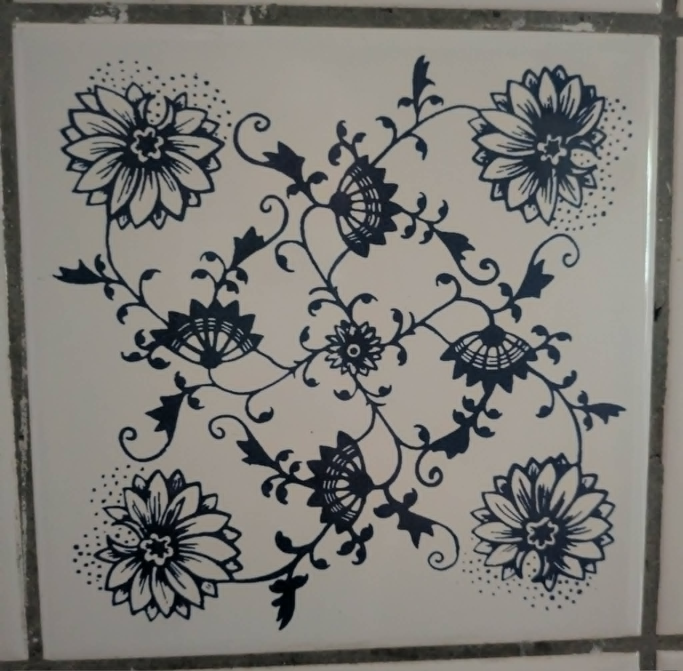
#> input picture data/tile_single.jpg, 2048 x 2012 px, found by its file name (shown at 1/3 size)
$ python trace.py
#> lines starting #> are read from the running program, lines starting #| are printed output that depends on the picture; after the words box and inside, x2 and y2 are one past the last pixel; in counts of white or black regions, pixels touching at a corner belong together
"""Turn the photographed tile into strokes.

Threshold the ink, thin it to a one-pixel skeleton (Zhang-Suen), then walk the
skeleton into polylines, breaking at junctions. These polylines are what the
pen draws; fitting Beziers to them is a later refinement, not needed to see it
move.
"""
import json
import numpy as np
from PIL import Image

TILE = "data/tile_single.jpg"
CENTRE, HALF = (1054, 1038), 880          # from src/symmetry.py
N = 700


def ink_mask(path=TILE, n=N, pct=28.0):
#> called with path = 'data/tile_single.jpg', n = 700, pct = 28
    A = np.asarray(Image.open(path).convert("L"), dtype=np.float64)
    cx, cy = CENTRE
    sub = A[cy - HALF:cy + HALF, cx - HALF:cx + HALF]
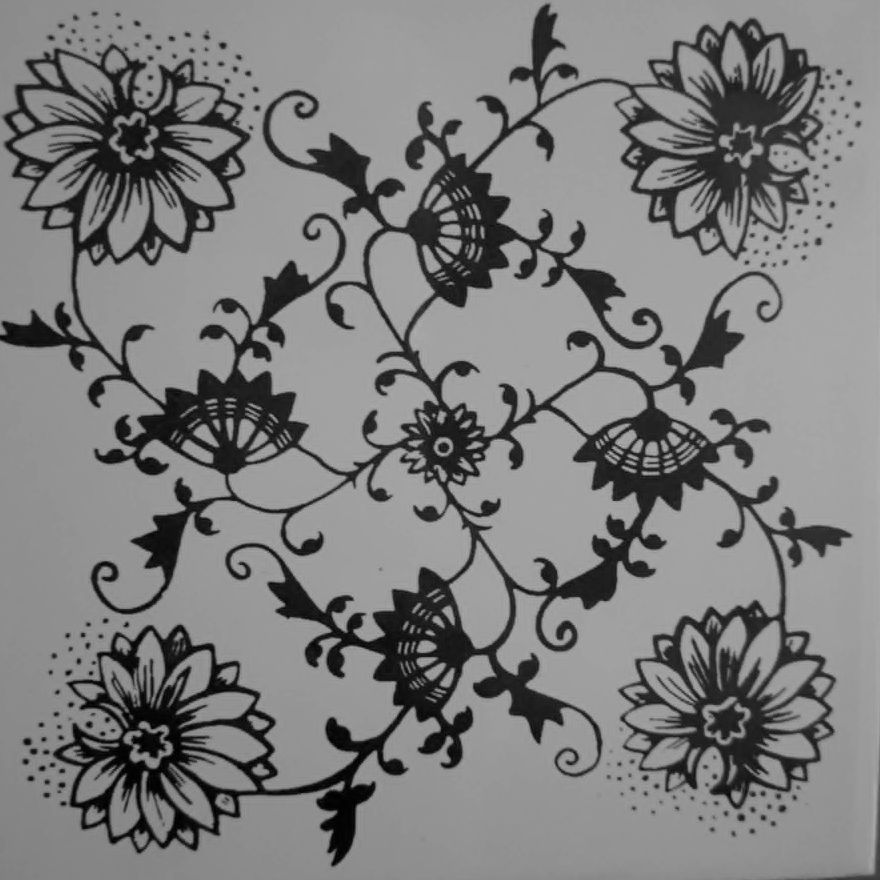
#> sub: shape (1760, 1760) float64 (shown at 1/2 size); min 0, max 198, mean 125.4
    sub = np.asarray(Image.fromarray(sub).resize((n, n), Image.BILINEAR), float)
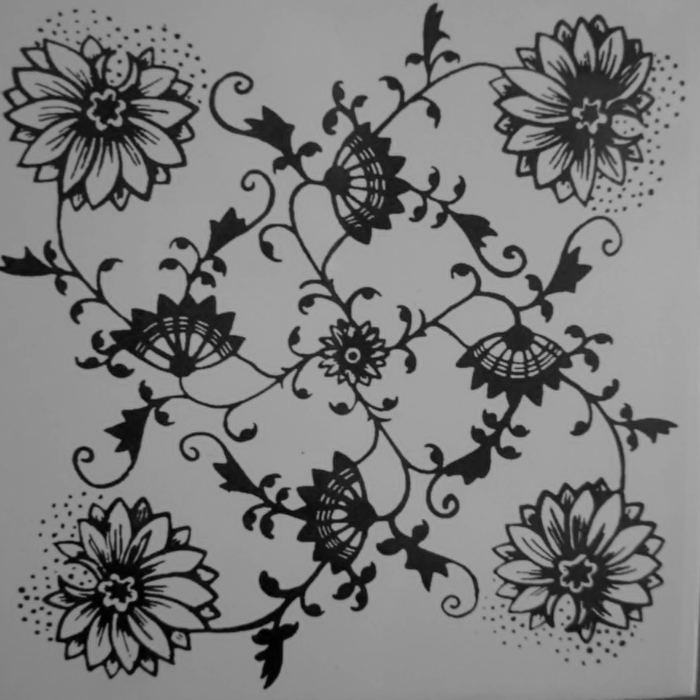
#> sub: shape (700, 700) float64; min 0.825, max 173.2, mean 125.4
    # the photo has a lighting gradient; flatten it before thresholding
    yy, xx = np.mgrid[0:n, 0:n] / n
    Aq = np.stack([np.ones_like(xx).ravel(), xx.ravel(), yy.ravel(),
                   (xx * yy).ravel(), (xx ** 2).ravel(), (yy ** 2).ravel()], 1)
    coef, *_ = np.linalg.lstsq(Aq, sub.ravel(), rcond=None)
#> coef = [126.6, -13.56, -14.71, 8.02, 31.29, 1.55]
    flat = sub - (Aq @ coef).reshape(n, n)
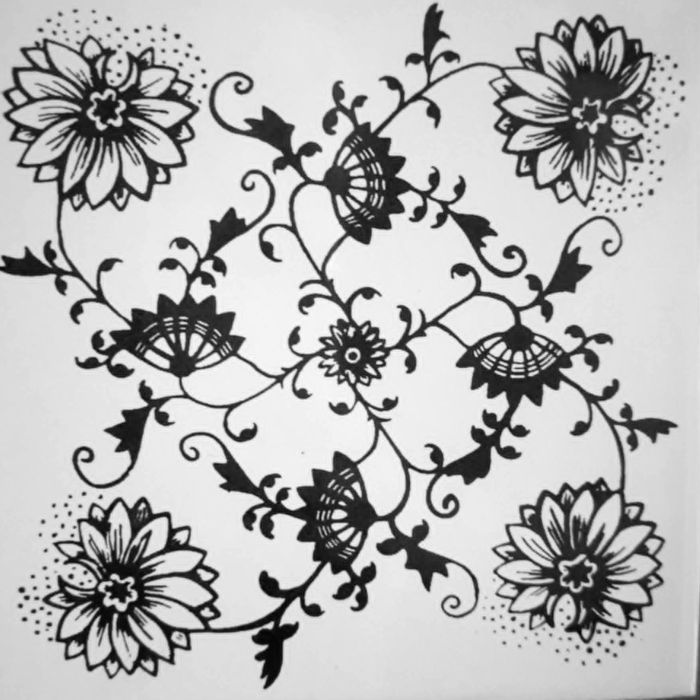
#> flat: shape (700, 700) float64; min -119.5, max 48.15, mean 0; drawn with min black and max white
    return flat < np.percentile(flat, pct)
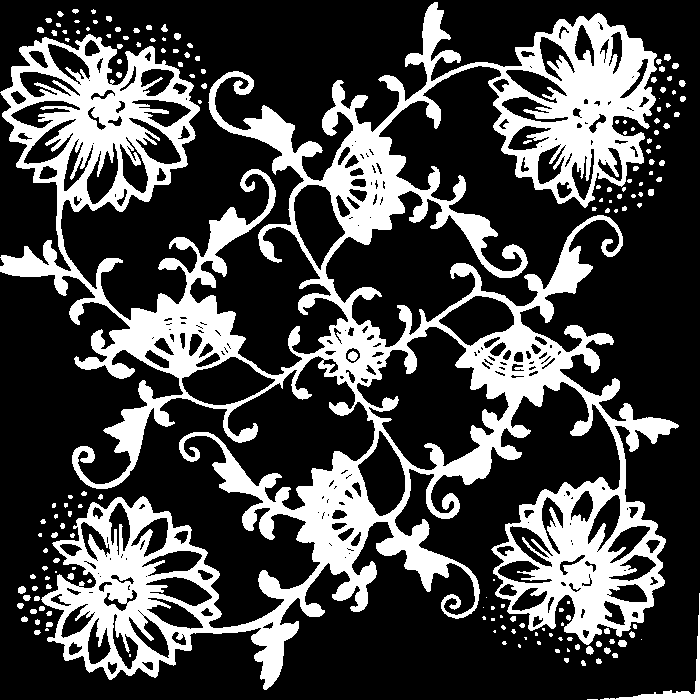
#> returned value: shape (700, 700) bool; 28% white; 166 white regions (79 under 20 px), largest, box (x1, y1, x2, y2) and area: (0, 2, 679, 690) 132904, (600, 593, 700, 700) 827, (348, 351, 358, 361) 74
#| ink   28.0% of the tile


def _nb(P):
    """The 8 neighbours P2..P9 of every pixel, clockwise from north."""
    z = np.zeros_like(P)
    def sh(dy, dx):
        out = z.copy()
        ys = slice(max(0, -dy), P.shape[0] - max(0, dy))
        xs = slice(max(0, -dx), P.shape[1] - max(0, dx))
        yd = slice(max(0, dy), P.shape[0] - max(0, -dy))
        xd = slice(max(0, dx), P.shape[1] - max(0, -dx))
        out[yd, xd] = P[ys, xs]
        return out
    return [sh(-1, 0), sh(-1, 1), sh(0, 1), sh(1, 1),
            sh(1, 0), sh(1, -1), sh(0, -1), sh(-1, -1)]


def thin(mask):
    """Zhang-Suen, vectorised. Returns a 1-px skeleton."""
    P = mask.astype(np.uint8).copy()
    while True:
        changed = False
        for step in (0, 1):
            n2, n3, n4, n5, n6, n7, n8, n9 = _nb(P)
            B = n2 + n3 + n4 + n5 + n6 + n7 + n8 + n9
            seq = [n2, n3, n4, n5, n6, n7, n8, n9, n2]
            Aa = sum(((seq[i] == 0) & (seq[i + 1] == 1)).astype(np.uint8)
                     for i in range(8))
            if step == 0:
                c1, c2 = n2 * n4 * n6, n4 * n6 * n8
            else:
                c1, c2 = n2 * n4 * n8, n2 * n6 * n8
            kill = (P == 1) & (B >= 2) & (B <= 6) & (Aa == 1) & (c1 == 0) & (c2 == 0)
            if kill.any():
                P[kill] = 0
                changed = True
        if not changed:
            return P.astype(bool)
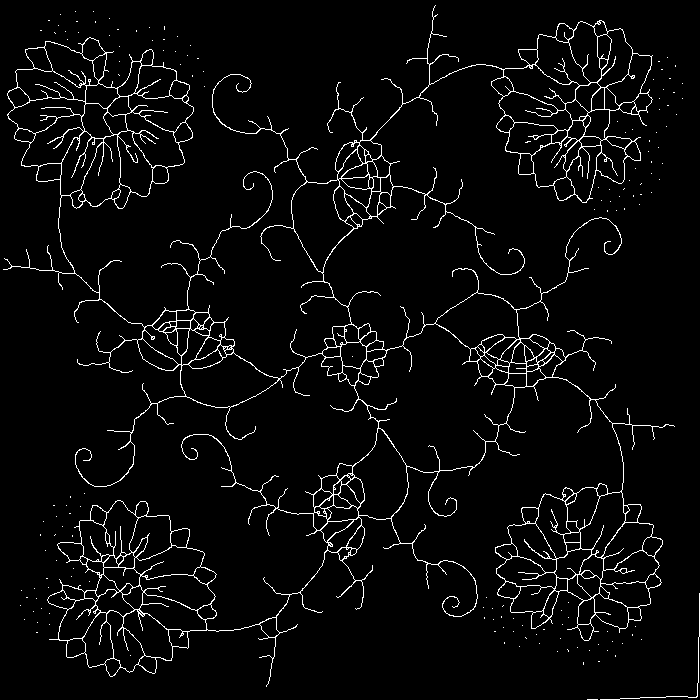
#> P: shape (700, 700); values 0 (black) and 1 (white), 4.1% white in thin lines or dots
#| skel  19898 px


def polylines(S, min_len=6):
    """Walk the skeleton into paths, cutting at junctions."""
#> called with min_len = 6
    deg = sum(_nb(S.astype(np.uint8)))
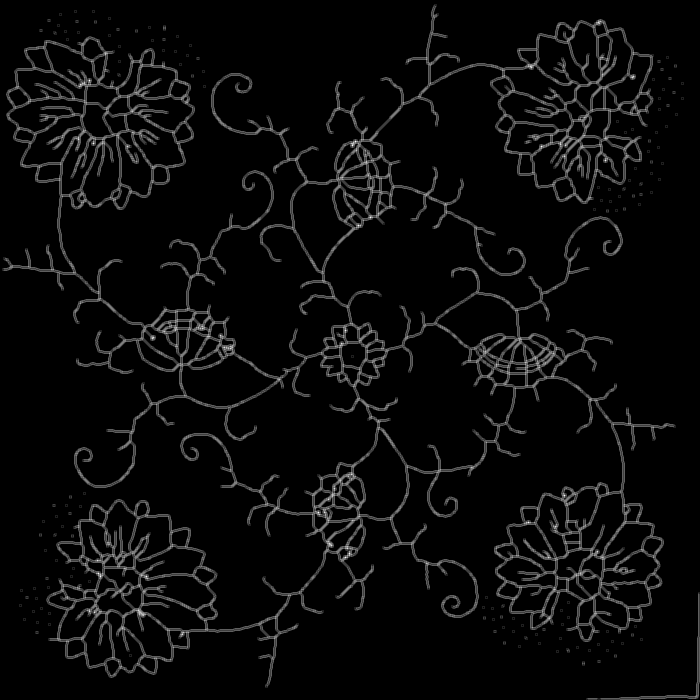
#> deg: shape (700, 700); min 0, max 8, mean 0.324; drawn with min black and max white
    node = S & (deg != 2)                     # endpoints and junctions
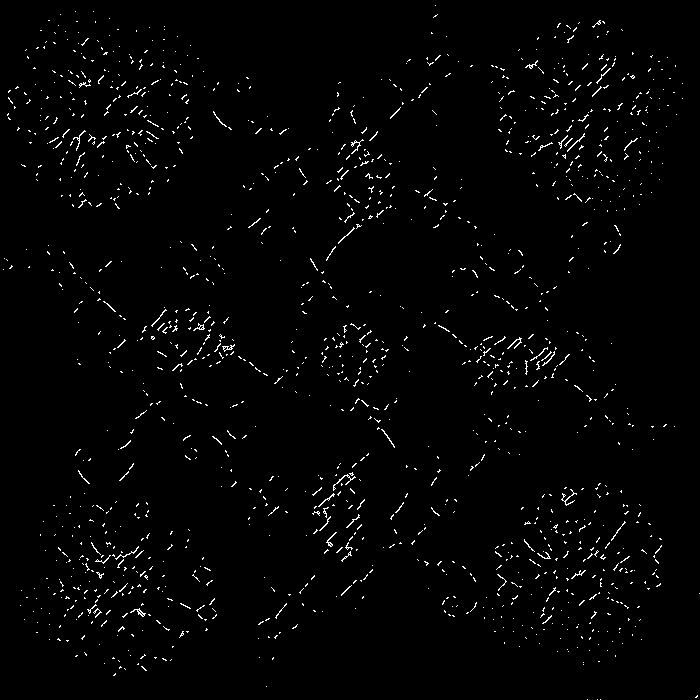
#> node: shape (700, 700) bool; 1.7% white in thin lines or dots
    todo = {tuple(p) for p in np.argwhere(S)}
#> todo = 19898 items
    paths, H, W = [], *S.shape
#> paths = []; H = 700; W = 700
    def nbrs(y, x):
        return [(y + dy, x + dx) for dy in (-1, 0, 1) for dx in (-1, 0, 1)
                if (dy or dx) and 0 <= y + dy < H and 0 <= x + dx < W and S[y + dy, x + dx]]
    starts = [tuple(p) for p in np.argwhere(node)] + sorted(todo)
#> starts = 28275 items
    for s in starts:
        for nb in nbrs(*s):
            if s not in todo and nb not in todo:
                continue
            path, cur, prev = [s], nb, s
            todo.discard(s)
            while True:
                path.append(cur)
                todo.discard(cur)
                nxt = [q for q in nbrs(*cur) if q != prev and q in todo]
                if node[cur] or not nxt:
                    break
                prev, cur = cur, nxt[0]
            if len(path) >= min_len:
                paths.append(path)
#> this loop made 28275 passes
#> s on passes 1 to 3: (5, 435), (11, 75), (11, 93)
#> after the loop, paths = 973 items
    return paths


if __name__ == "__main__":
    m = ink_mask()
    print("ink   %.1f%% of the tile" % (100 * m.mean()))
    S = thin(m)
    print("skel  %d px" % S.sum())
    P = polylines(S)
#> P = 973 items
    print("paths %d, total %d px, median len %d"
          % (len(P), sum(len(p) for p in P), int(np.median([len(p) for p in P]))))
#| paths 973, total 12019 px, median len 10
    json.dump([[[int(y), int(x)] for y, x in p] for p in P],
              open("out/strokes.json", "w"))
    Image.fromarray((~S * 255).astype(np.uint8)).save("out/skeleton.png")
    Image.fromarray((~m * 255).astype(np.uint8)).save("out/mask.png")
    print("wrote out/strokes.json, out/skeleton.png, out/mask.png")

$ run again, with data/wall.jpg copied over data/tile_single.jpg
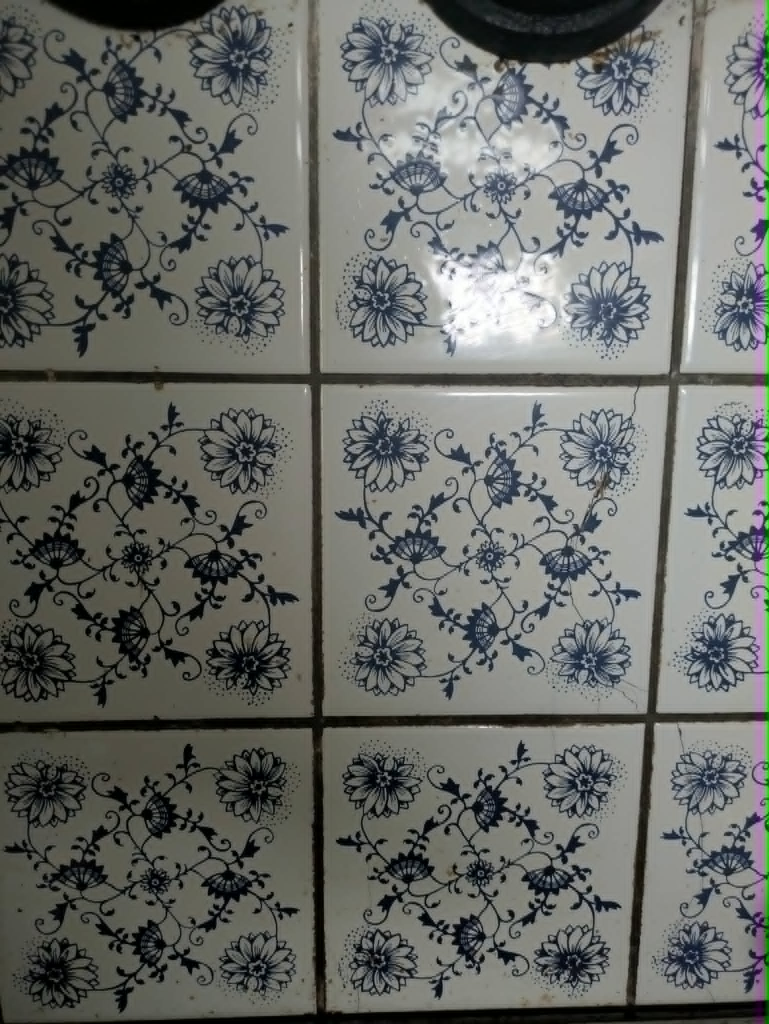
#> input picture data/wall.jpg, 1538 x 2048 px, found by its file name (shown at 1/2 size)
#> coef = [82.52, 185.4, -42.07, -16.58, -95.79, -8.23]
#> in ink_mask, `return flat < np.percentile(flat, pct)`:
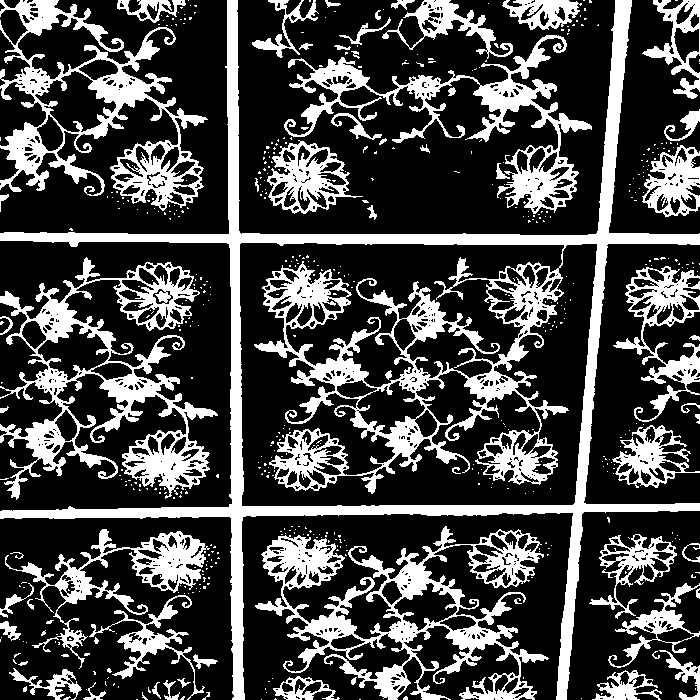
#> returned value: shape (700, 700) bool; 28% white; 561 white regions (498 under 20 px), largest, box (x1, y1, x2, y2) and area: (0, 0, 700, 700) 49527, (255, 526, 549, 700) 15243, (0, 257, 218, 500) 14887
#| ink   28.0% of the tile
#| skel  35611 px
#> in polylines, `node = S & (deg != 2)`:
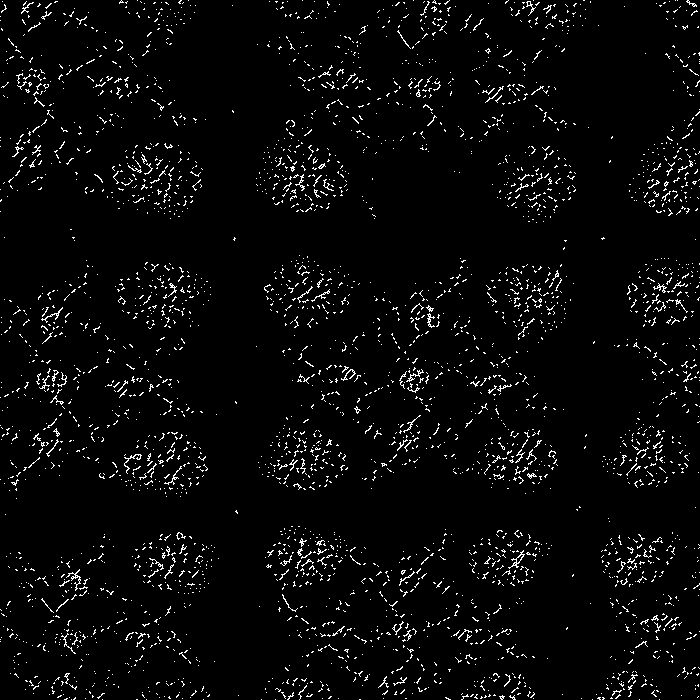
#> node: shape (700, 700) bool; 3.5% white in thin lines or dots
#> todo = 35611 items
#> starts = 52942 items
#> the loop in polylines, `for s in starts:` made 52942 passes
#> s on passes 1 to 3: (0, 121), (0, 137), (0, 180)
#> after the loop in polylines, `for s in starts:`: paths = 1518 items
#| paths 1518, total 16425 px, median len 8
